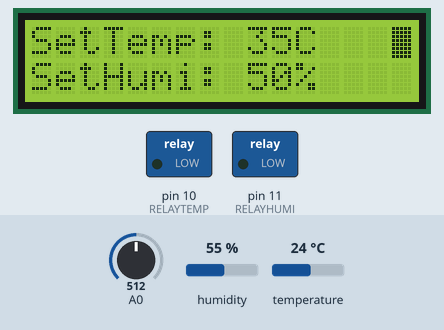
This sketch was run on a simulated Arduino Uno, built with avr-gcc and run on an emulated ATmega328P. On the bench: 16×2 character LCD, switched loads named in the sketch (green lamp = pin HIGH). The test bench sets the inputs (shaded band); at power-on: A0 = 512, humidity 55 %, temperature 24 °C.

Above: at 1.2 s.
1.3 s: A0 set to 462
2.8 s: A0 set to 436
At 5.4 s:
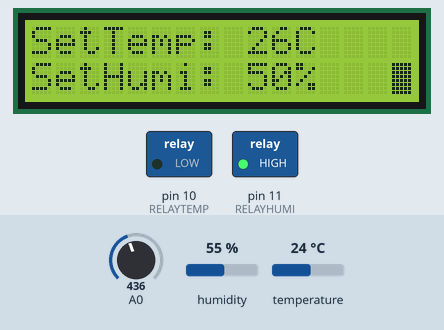
6.5 s: humidity set to 51 %
11.7 s: humidity set to 48 %
At 15.9 s:
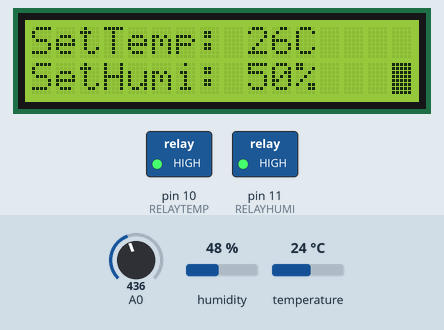
16.9 s: temperature set to 27 °C
At 21.2 s:
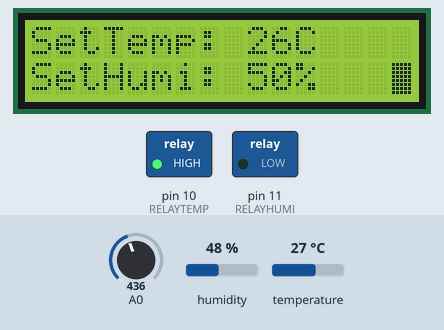
22.1 s: humidity set to 68 %
At 26.5 s:
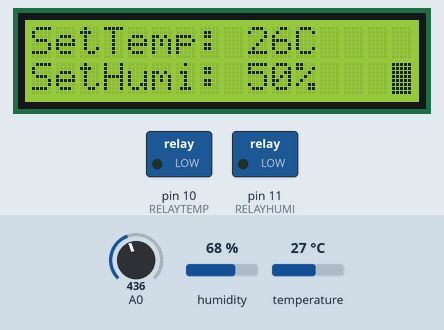
Timing chart, 0 to 28.0 s (numbered marks = the images above; inputs shaded):
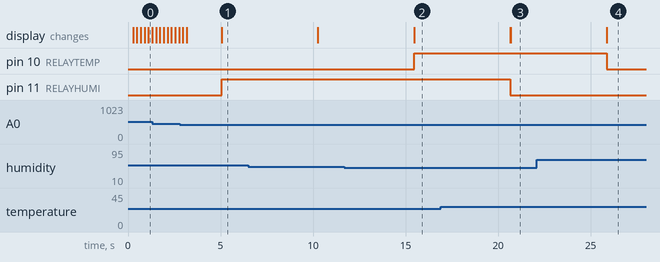

Measured:
- the behaviour switches between 450 and 449 on A0 (found by bisection; images 0 and 1)
- the behaviour switches between 50 and 49 % on humidity (found by bisection; images 1 and 2)
- the behaviour switches between 25 and 26 °C on temperature (found by bisection; images 2 and 3)
- after the input at 2.8 s, pin 11 (RELAYHUMI): LOW → HIGH after 2.3 s
- after the input at 11.7 s, pin 10 (RELAYTEMP): LOW → HIGH after 3.8 s; the display: first changes after 3.8 s (image 2 shows a later state)
- after the input at 16.9 s, pin 11 (RELAYHUMI): HIGH → LOW after 3.8 s; the display: first changes after 3.8 s (image 3 shows a later state)
- after the input at 22.1 s, pin 10 (RELAYTEMP): HIGH → LOW after 3.8 s; the display: first changes after 3.8 s (image 4 shows a later state)

The sketch:

CheeseMaking.ino
```cpp
#include <LiquidCrystal.h>
#include <DHT.h>
#define DHTPIN 2
#define DHTTYPE DHT11
#define RELAYTEMP 10
#define RELAYHUMI 11
#define btnRIGHT  0
#define btnUP     1
#define btnDOWN   2
#define btnLEFT   3
#define btnSELECT 4
#define btnNONE   5

int selected = 1;
int x;
unsigned long counter = 5000;
int tset = 40;
int hset = 50;
int lastt = 0;
int lasth = 0;
// define some values used by the panel and buttons
int lcd_key     = 0;
int adc_key_in  = 0;
#define btnRIGHT  0
#define btnUP     1
#define btnDOWN   2
#define btnLEFT   3
#define btnSELECT 4
#define btnNONE   5

// read the buttons
int read_LCD_buttons()
{
  adc_key_in = analogRead(0);      // read the value from the sensor
  // my buttons when read are centered at these valies: 0, 144, 329, 504, 741
  // we add approx 50 to those values and check to see if we are close
  if (adc_key_in > 1000) return btnNONE; // We make this the 1st option for speed reasons since it will be the most likely result
  // For V1.1 us this threshold
  if (adc_key_in < 50)   return btnRIGHT;
  if (adc_key_in < 250)  return btnUP;
  if (adc_key_in < 450)  return btnDOWN;
  if (adc_key_in < 650)  return btnLEFT;
  if (adc_key_in < 850)  return btnSELECT;

  // For V1.0 comment the other threshold and use the one below:
  /*
    if (adc_key_in < 50)   return btnRIGHT;
    if (adc_key_in < 195)  return btnUP;
    if (adc_key_in < 380)  return btnDOWN;
    if (adc_key_in < 555)  return btnLEFT;
    if (adc_key_in < 790)  return btnSELECT;
  */
  return btnNONE;  // when all others fail, return this...
}
LiquidCrystal lcd(8, 9, 4, 5, 6, 7);        // select the pins used on the LCD panel
DHT dht(DHTPIN, DHTTYPE);

void setup() {
  lcd.begin(16, 2);                       // start the library
  dht.begin();
  pinMode(RELAYTEMP, OUTPUT);
  pinMode(RELAYHUMI, OUTPUT);
}

void loop() {
  lcd_key = read_LCD_buttons();  // read the buttons
  if (lcd_key != btnNONE) {
    varsetTempHumi();
  }
  if (millis() >= counter) {
    counter = millis() + 5000;
    int h = int(dht.readHumidity());
    int t = int(dht.readTemperature());
    if (( t != lastt ) or (h != lasth)) {
      lastt = t;
      lasth = h;
      lcd.clear();
      lcd.setCursor(0, 0);
      lcd.print("Temp: ");
      lcd.setCursor(8, 0);
      lcd.print("C");
      lcd.setCursor(0, 1);
      lcd.print("Humi: ");
      lcd.setCursor(7, 1);
      lcd.print(" %");
      lcd.setCursor(6, 0);
      lcd.print(t);
      lcd.setCursor(6, 1);
      lcd.print(h);
      if ((t < tset) and (h < hset)) {
        digitalWrite(RELAYTEMP, HIGH);
        digitalWrite(RELAYHUMI, HIGH);
        lcd.setCursor(14, 0);
        lcd.print("ON");
        lcd.setCursor(14, 1);
        lcd.print("ON");
      }
      if ((t >= tset) and (h >= hset)) {
        digitalWrite(RELAYTEMP, LOW);
        digitalWrite(RELAYHUMI, LOW);
      }
      if ((t >= tset) and (h < hset)) {
        digitalWrite(RELAYTEMP, HIGH);
        digitalWrite(RELAYHUMI, LOW);
        lcd.setCursor(14, 1);
        lcd.print("ON");
      }
      if ((t < tset) and (h >= hset)) {
        digitalWrite(RELAYTEMP, LOW);
        digitalWrite(RELAYHUMI, HIGH);
        lcd.setCursor(14, 0);
        lcd.print("ON");
      }
    }
  }
}


void varsetTempHumi() {
  lcd.clear();
  lcd.setCursor(0, 0);
  lcd.print("SetTemp: ");
  lcd.setCursor(11, 0);
  lcd.print("C");
  lcd.setCursor(0, 1);
  lcd.print("SetHumi: ");
  lcd.setCursor(11, 1);
  lcd.print("%");
  tset = constrain(tset, 10, 60);
  hset = constrain(hset, 10, 99);
  lcd.setCursor(9, 0);
  lcd.print(tset);
  lcd.setCursor(9, 1);
  lcd.print(hset);
  if (selected == 1) {
    lcd.setCursor(15, 0);
    lcd.cursor();
    lcd.blink();
  }
  if (selected == 2) {
    lcd.setCursor(15, 1);
    lcd.cursor();
    lcd.blink();
  }
  lcd_key = read_LCD_buttons();  // read the buttons
  switch (lcd_key)               // depending on which button was pushed, we perform an action
  {
    case btnRIGHT:
      {
        if (selected == 1) {
          tset++;
        }
        if (selected == 2) {
          hset++;
        }
        delay(200);
        break;
      }
    case btnLEFT:
      {
        if (selected == 1) {
          tset--;
        }
        if (selected == 2) {
          hset--;
        }
        delay(200);
        break;
      }
    case btnUP:
      {
        selected = 1;
        delay(200);
        break;
      }
    case btnDOWN:
      {
        selected = 2;
        delay(200);
        break;
      }
    case btnSELECT:
      {
        delay(200);
        break;
      }
    case btnNONE:
      {
        break;
      }
  }
  return;
}
```
